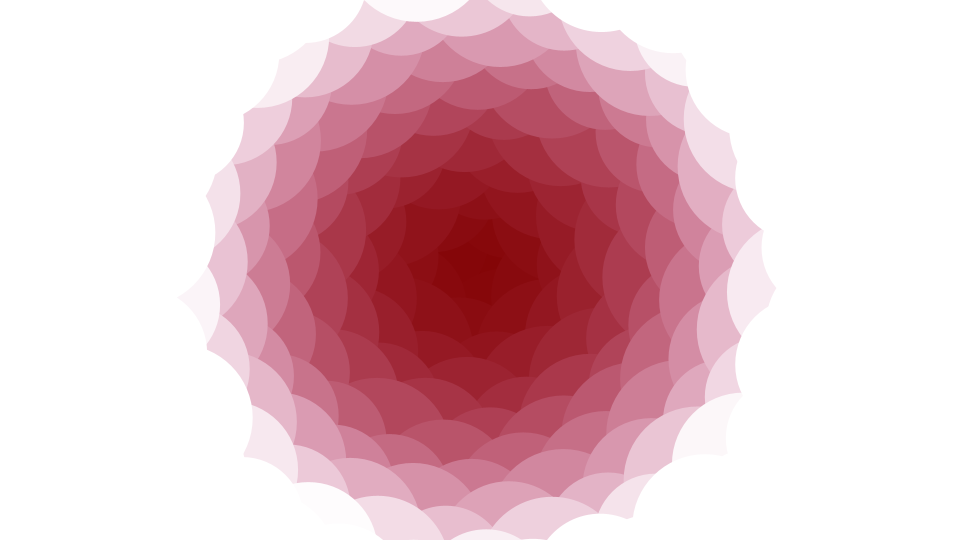
Frame 1 (no input)
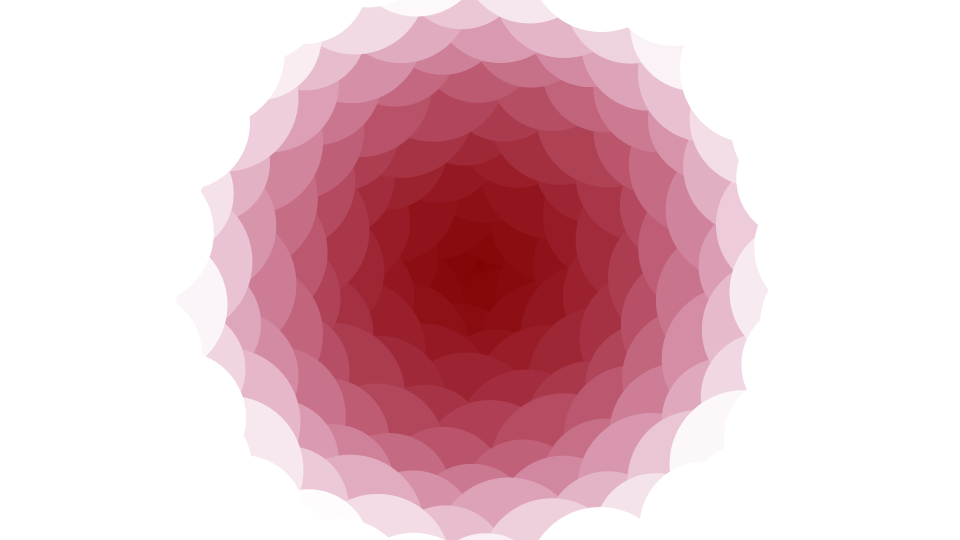
Frame 60 (the mouse pressed at the canvas centre just before this capture)
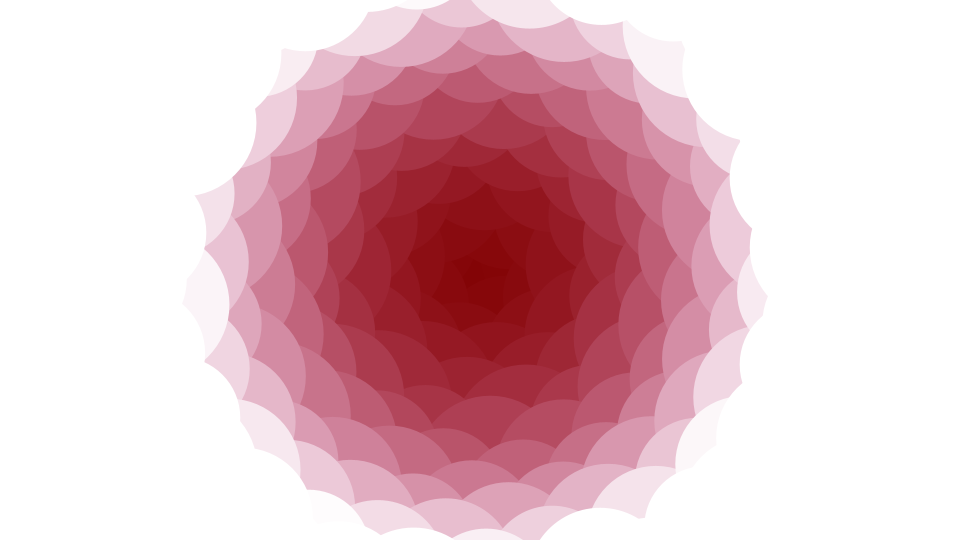
Frame 120 (the mouse held since frame 60 and released just before this capture)

The Processing sketch that drew these frames (run headless with seeded random() and noise(); from frame 60 on, the mouse is pressed at the canvas centre):

// Processing sketch: sketch_200417c
// ── sketch_200417c.pde
int n = 300;
float t,dt;
float myscale;
float keyHue = 0.0;

void setup()
{
  //var side = windowWidth< windowHeight ? windowWidth : windowHeight ;
  size(960, 540); 
  background(255);
  colorMode(HSB,360,1.0,1.0);
  //background(0,0,1.0);
  
  float foo = 20.0;
  myscale = width < height ? width/foo : height/foo; 
  t = 0.0;
  dt = 0.02;
} 

void draw()
{
  t += dt;
  
  for(int i=0;i<n;i++)
  {
    float theta = 2.39996*i;
    float r = myscale*sqrt(i);
    noStroke();
    float s = i/float(n);
    fill(360 - 60*s,1.0-2.0*s, 0.5 + s );
    
    float d = myscale*(5 + 0.5*sin(t + r));
   
    ellipse(0.5*width + r*sin(theta),0.5*height + r*cos(theta), d, d);
  }
}
